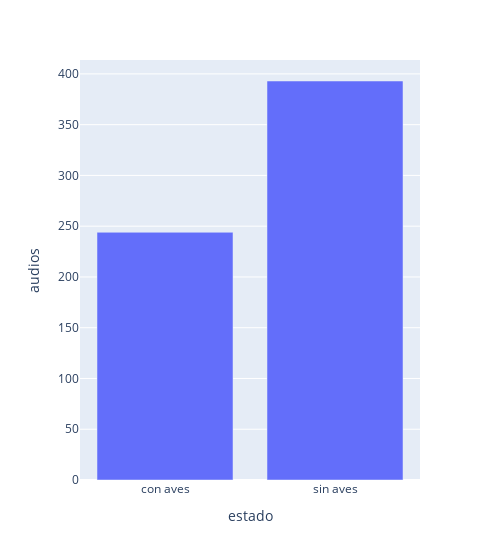

Notebook code for this chart:
### Code cell
fig=px.bar(df6, x='estado', y='audios', width=500)
fig.show()

### Figure 1 — Plotly figure (JSON) as saved in the notebook; plotly's stock layout.template omitted (floating-point values rounded to 4 significant figures)
{"data": [{"alignmentgroup": "True", "hovertemplate": "estado=%{x}<br>audios=%{y}<extra></extra>", "legendgroup": "", "marker": {"color": "#636efa", "pattern": {"shape": ""}}, "name": "", "offsetgroup": "", "orientation": "v", "showlegend": false, "textposition": "auto", "type": "bar", "x": ["con aves", "sin aves"], "xaxis": "x", "y": [244, 393], "yaxis": "y"}], "layout": {"barmode": "relative", "legend": {"tracegroupgap": 0}, "margin": {"t": 60}, "width": 500, "xaxis": {"anchor": "y", "domain": [0, 1], "title": {"text": "estado"}}, "yaxis": {"anchor": "x", "domain": [0, 1], "title": {"text": "audios"}}}}
